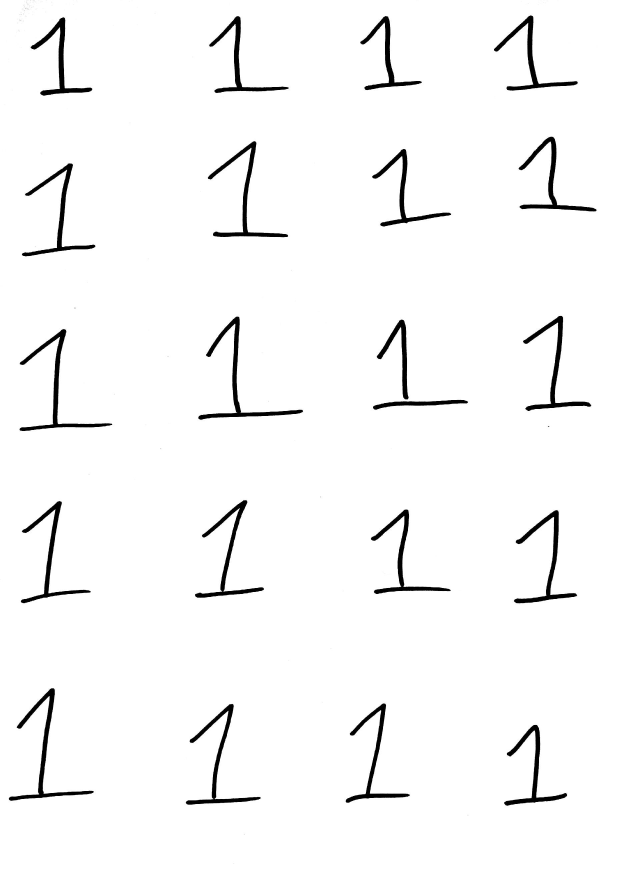
#> input picture Handwriting/originals/1.jpg, 1872 x 2652 px, given in place of a.jpg, which was not available (shown at 1/3 size)
$ python custom_extractor.py   (Python 2 division)   (older library calls are emulated)
#> lines starting #> are read from the running program, lines starting #| are printed output that depends on the picture; after the words box and inside, x2 and y2 are one past the last pixel; in counts of white or black regions, pixels touching at a corner belong together; pictures that were not available may be replaced by others from this repository, and a replacement may not be noted
import time
import numpy as np
import matplotlib.pyplot as plt
import matplotlib.patches as mpatches
from scipy.misc import imread,imresize,imsave
from skimage.segmentation import clear_border
from skimage.morphology import label
from skimage.measure import regionprops

class Extract_Letters:
    def extractFile(self, filename):
#> called with filename = './hand/a.jpg'
        image = imread(filename,1)
#> image: shape (2652, 1872) float32; min 0, max 255, mean 247.3

        #apply threshold in order to make the image binary
        bw = image < 120
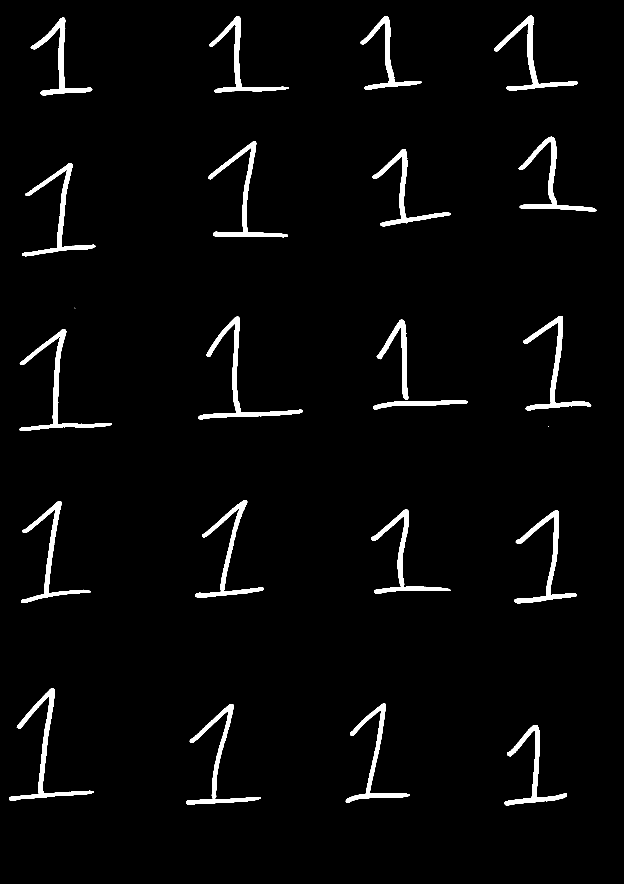
#> bw: shape (2652, 1872) bool (shown at 1/3 size); 3% white; 23 white regions (2 under 20 px), largest, box (x1, y1, x2, y2) and area: (595, 950, 909, 1259) 9126, (27, 2065, 281, 2402) 8587, (59, 987, 336, 1293) 8389

        # remove artifacts connected to image border
        cleared = bw.copy()
        #clear_border(cleared)

        # label image regions
        label_image = label(cleared,neighbors=8)
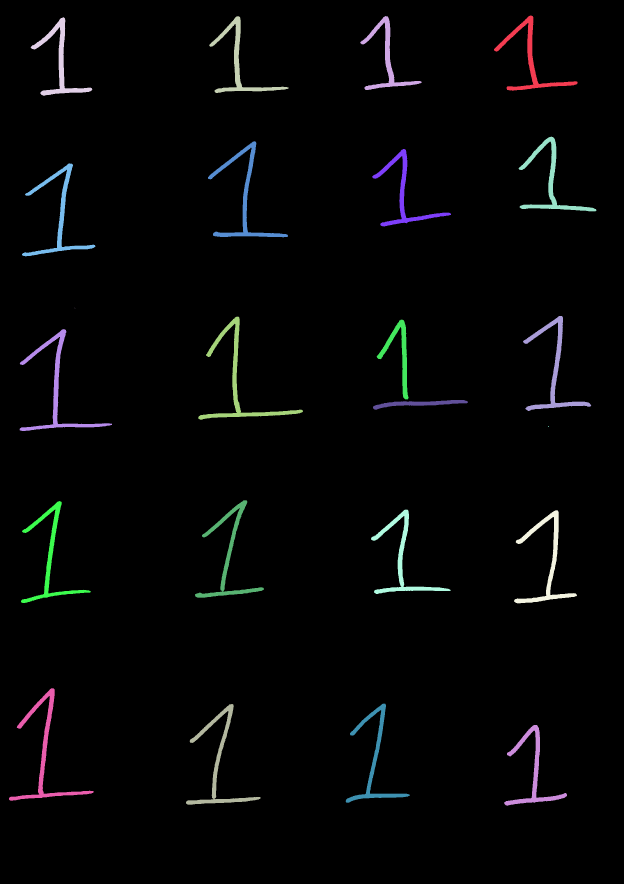
#> label_image: shape (2652, 1872) int32 (shown at 1/3 size); 24 distinct labels, from 0 to 23; one colour per label, 0 black
        borders = np.logical_xor(bw, cleared)
#> borders: shape (2652, 1872) bool; every value is 0
        label_image[borders] = -1


        fig = plt.figure()
        #ax = fig.add_subplot(131)
        #ax.imshow(bw, cmap='jet')

        letters = list()
        order = list()

        for region in regionprops(label_image):
            minc, minr, maxc, maxr = region.bbox
            # skip small images
            if maxc - minc > len(image)/250: # better to use height rather than area.
                rect = mpatches.Rectangle((minc, minr), maxc - minc, maxr - minr,
                                      fill=False, edgecolor='red', linewidth=2)
                order.append(region.bbox)
#> this loop made 23 passes
#> (minc, minr, maxc, maxr) on passes 1 to 12: (46, 1482, 272, 1733), (48, 1081, 270, 1265), (49, 628, 279, 866), (52, 92, 287, 277), (410, 1556, 634, 1789), (424, 624, 712, 864), (447, 1117, 680, 1353), (490, 66, 769, 286), (923, 224, 925, 226), (948, 1569, 1233, 1774), (950, 595, 1259, 909), (959, 1130, 1198, 1226)
#> after the loop, order = 21 items, first 6: (46, 1482, 272, 1733), (48, 1081, 270, 1265), (49, 628, 279, 866), (52, 92, 287, 277), (410, 1556, 634, 1789), (424, 624, 712, 864)


        #sort the detected characters left->right, top->bottom
        lines = list()
        first_in_line = ''
        counter = 0

        #worst case scenario there can be 1 character per line
        for x in range(len(order)):
            lines.append([])
#> this loop made 21 passes
#> after the loop, lines = [[], [], [], [], [], [], [], [], [], [], [], [], [], [], [], [], [], [], [], [], []]

        for character in order:
            if first_in_line == '':
                first_in_line = character
                lines[counter].append(character)
            elif abs(character[0] - first_in_line[0]) < (first_in_line[2] - first_in_line[0]):
                lines[counter].append(character)
            elif abs(character[0] - first_in_line[0]) > (first_in_line[2] - first_in_line[0]):
                first_in_line = character
                counter += 1
                lines[counter].append(character)
#> this loop made 21 passes
#> first_in_line on passes 1, 5, 9, 14, 18: (46, 1482, 272, 1733), (410, 1556, 634, 1789), (948, 1569, 1233, 1774), (1501, 585, 1793, 792), (2065, 27, 2402, 281)
#> after the loop, counter = 4


        for x in range(len(lines)):
            lines[x].sort(key=lambda tup: tup[1])

        final = list()
        prev_tr = 0
        prev_line_br = 0

        for i in range(len(lines)):
            for j in range(len(lines[i])):
                tl_2 = lines[i][j][1]
                bl_2 = lines[i][j][0]
                if tl_2 > prev_tr and bl_2 > prev_line_br:
                    tl,tr,bl,br = lines[i][j]
                    letter_raw = bw[tl:bl,tr:br]
                    letter_norm = imresize(letter_raw ,(20 ,20))
                    final.append(letter_norm)
                    prev_tr = lines[i][j][3]
                if j == (len(lines[i])-1):
                    prev_line_br = lines[i][j][2]
            prev_tr = 0
            tl_2 = 0
#> this loop made 1 pass
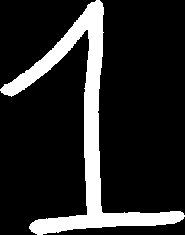
#> letter_raw: shape (235, 185) bool; 15.7% white; 1 white region, box (x1, y1, x2, y2) and area: (0, 0, 185, 235) 6818
#> after the loop, bl = 287; br = 277; final = []; tl = 52; tr = 92
        print 'Characters recognized: ' + str(len(final))
        return final


    def __init__(self):
        print "Extracting characters..."

start_time = time.time()
extract = Extract_Letters()
training_files = ['./hand/a.jpg','./hand/b.jpg','./hand/c.jpg','./hand/d.jpg','./hand/e.jpg','./hand/f.jpg','./hand/g.jpg','./hand/h.jpg','./hand/i.jpg','./hand/j.jpg','./hand/k.jpg','./hand/l.jpg','./hand/m.jpg','./hand/n.jpg','./hand/o.jpg','./hand/p.jpg','./hand/q.jpg','./hand/r.jpg','./hand/s.jpg','./hand/t.jpg','./hand/u.jpg','./hand/v.jpg','./hand/w.jpg','./hand/x.jpg','./hand/y.jpg','./hand/z.jpg','./hand/1.jpg','./hand/2.jpg','./hand/3.jpg','./hand/4.jpg','./hand/5.jpg','./hand/6.jpg','./hand/7.jpg','./hand/8.jpg','./hand/9.jpg']

training_file = ['./hand/a.jpg']
folder_string = 'abcdefghijklmnopqrstuvwxyz123456789'
name_counter = 600
counter_big = 0
for files in training_files:
#> (the run stopped early here; a loop or call above may not have finished)
